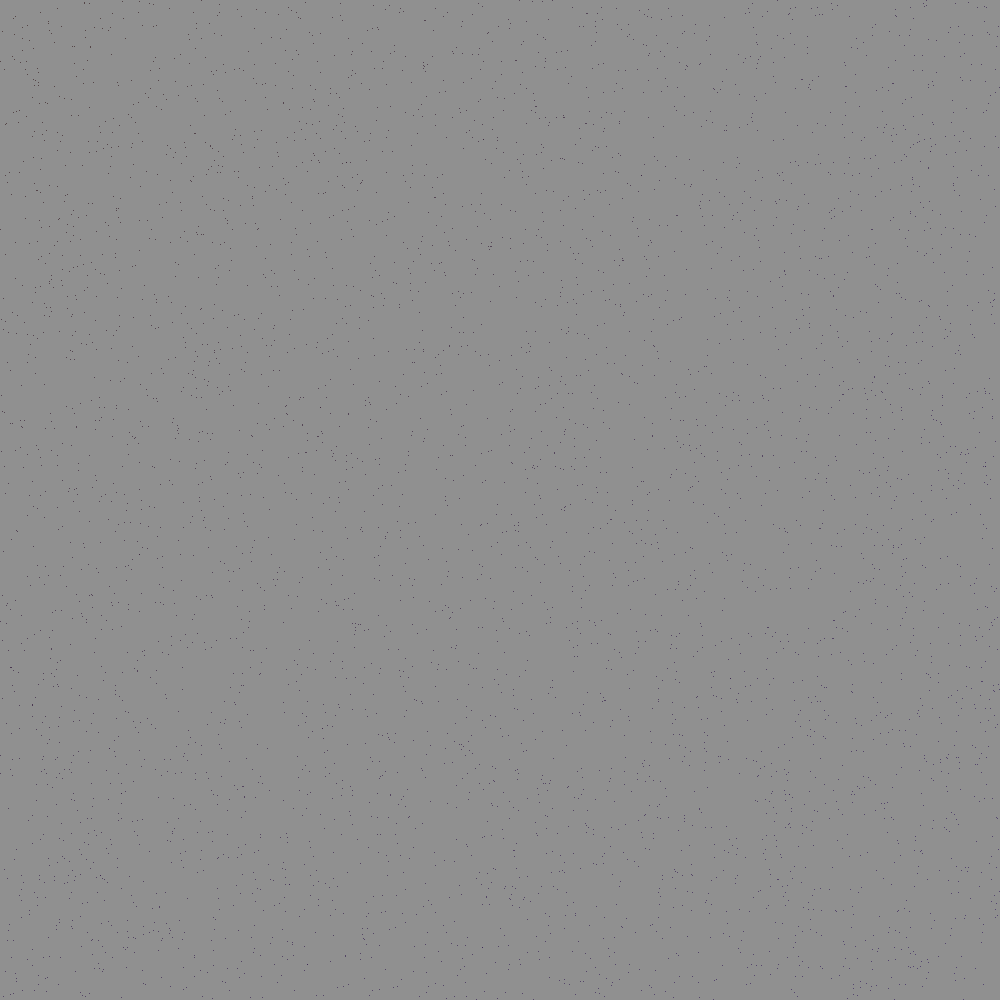
Frame 1 (no input)
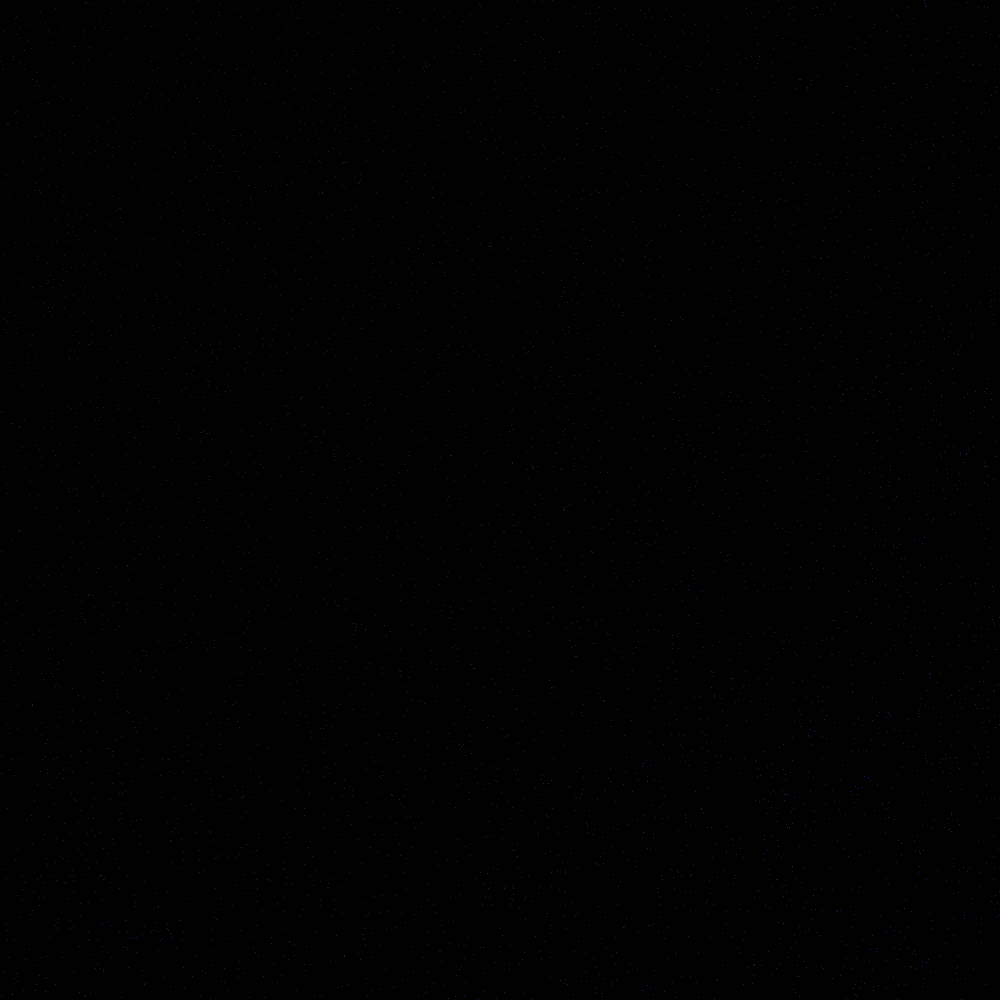
Frame 60 (the mouse pressed at the canvas centre just before this capture)
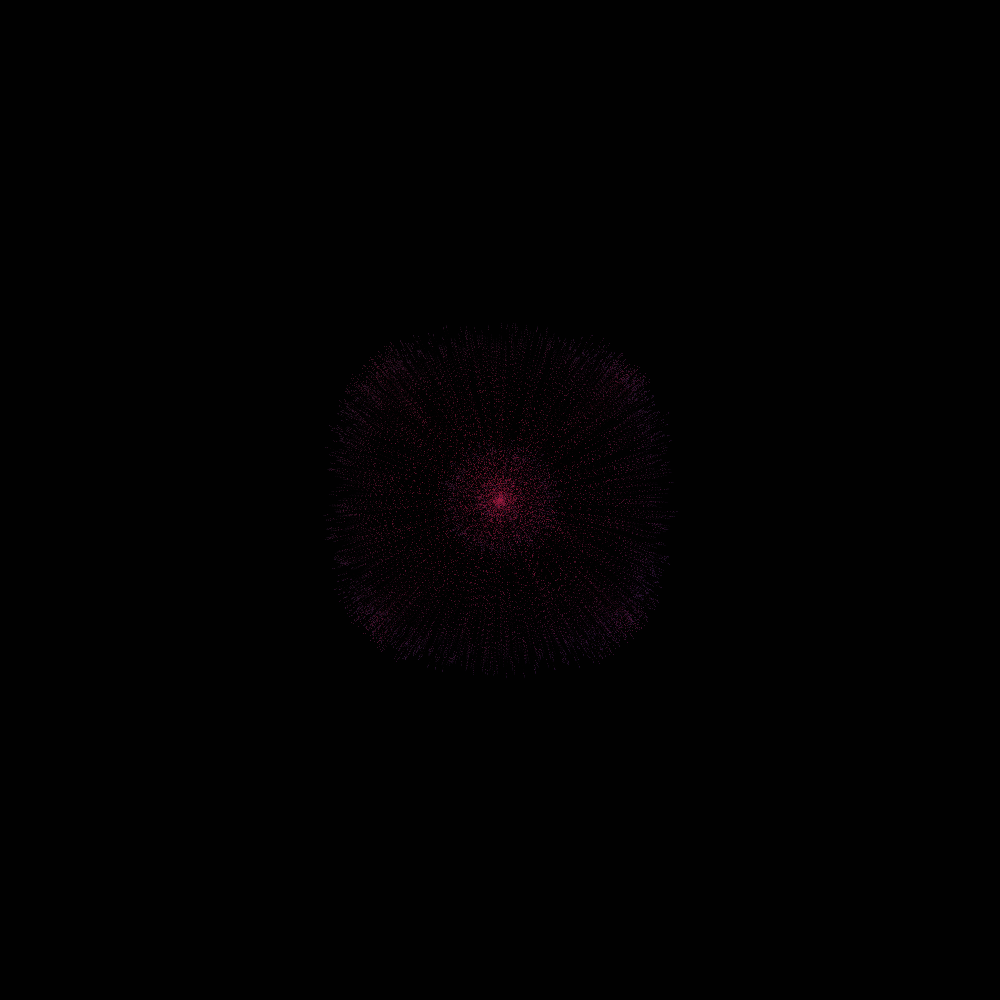
Frame 120 (the mouse held since frame 60 and released just before this capture)

The Processing sketch that drew these frames (run headless with seeded random() and noise(); from frame 60 on, the mouse is pressed at the canvas centre):

// Processing sketch: Pulsar
// ── Pulsar.pde
ArrayList particles = new ArrayList();

void setup()
{
  size(1000, 1000);
  for (int i = 0; i < 5000; i++) {
    particles.add(new Particle(new PVector(random(width), random(height))));  
  }
}
int interval = 0;
//https://www.openprocessing.org/sketch/180734
boolean contracting = true;
void draw()
{
  //background(0);
    noStroke();
  fill(0, 75); //50
  rect(0, 0, width, height);
  
  if (millis() > interval) {
       interval = millis() + 1500;//(int) random(750, 1500);
       PVector target = new PVector(random(0, width), random(0, height));//new PVector(random(width), random(height));
   
       for (int i = 0; i < particles.size(); i++) {
          Particle p = (Particle) particles.get(i);
          //p.applyForce(target, 1.5);
        }
          
          contracting = !contracting;
     }
  
  if (contracting) {
    PVector target = new PVector((width/2)+random(-22.5,22.5), (height/2)+random(-22.5,22.5));
    for (int i = 0; i < particles.size(); i++) {
      Particle p = (Particle) particles.get(i);
      p.applyForce(target, 0.9);
    }
  }
  
  for (int i = 0; i < particles.size(); i++) {
    Particle p = (Particle) particles.get(i);
    p.move();
    p.display();
  }
  
  
}

class Particle
{
  PVector vel = new PVector(0, 0);
  PVector acc = new PVector(0, 0);
  PVector pos;
  int lifespan = 400;
  
  Particle(PVector p)
  {
    pos = new PVector (p.x, p.y);
    acc = new PVector (random(-0.1, 0.1), 0);
  }
  
  public void move()
  {
    if (mousePressed) 
    {
      applyForce(new PVector(mouseX, mouseY), 0.9);  
    }
    vel.add(acc); // Apply acceleration
    pos.add(vel); // Apply our speed vector
    acc.mult(0);
    vel.mult(0.97);
  }
  
  public void applyForce(PVector forceLoc, float force) 
  {
    PVector d = PVector.sub(forceLoc, pos);
    d.normalize();
    d.mult(force);//0.9);
    acc = d;
  }
  int c = 50;
  boolean desc = false;
  public void display()
  {
    stroke( 
      map(vel.mag(), 0, 20, 50, 250),//200,
      25,//map(vel.mag(), 0, 20, 50, 250), 
      map(pos.mag(), 0, width, 25, 75), //map(vel.mag(), 0, 20, 50, 255),
      225//map(vel.mag(), 0, 20, 50, 250)
    );
    
    if (c == 255) {
      desc = true;  
    } else if (c == 50) {
      desc = false;  
    }
    
    if (desc) {
      c--;  
    } else {
      c++;  
    }
      
    point(pos.x, pos.y);
  }
}
